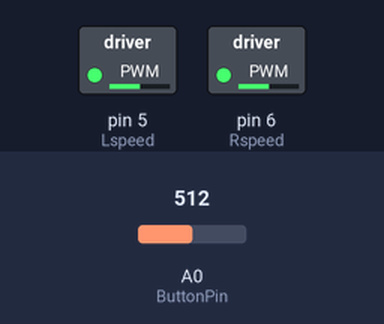
Recording of a sketch running on a simulated Arduino Uno, built with avr-gcc and run on an emulated ATmega328P. On the bench: switched loads named in the sketch (green lamp = pin HIGH). The test bench sets the inputs (shaded band); at power-on: A0 (ButtonPin) = 512.

Above: at 1.8 s.
1.9 s: A0 (ButtonPin) set to 781
6.0 s: A0 (ButtonPin) set to 815
At 7.2 s:
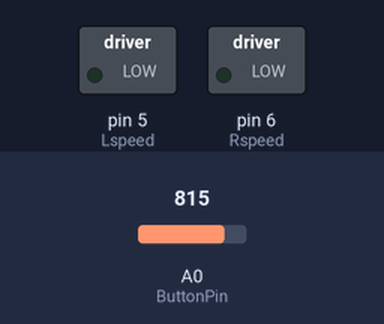
7.5 s: A0 (ButtonPin) set to 790
At 8.3 s:
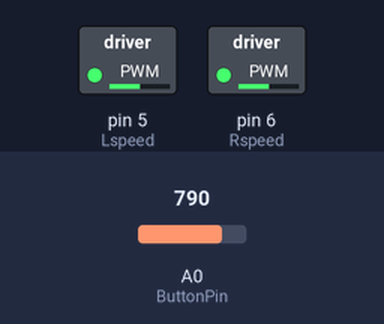
11.6 s: A0 (ButtonPin) set to 810
At 13.3 s:
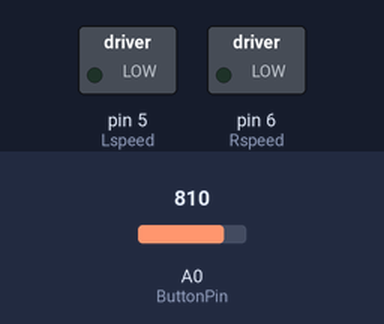
Timing chart, 0 to 14.8 s (numbered marks = the images above; inputs shaded):
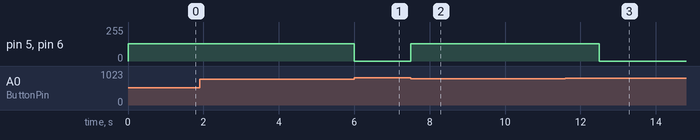

The sketch:

ABLB_Romeo_Test.ino
```cpp
/* ABLB_Romeo_Test
 * ActoBitty Line Bot
 * Initial test with DFRobot Romeo V2
 * http://www.dfrobot.com/wiki/index.php/Romeo_V2-All_in_one_Controller_(R3)_(SKU:DFR0225)
 *
 * line follower array from Sparkfun:
 * https://github.com/sparkfun/Line_Follower_Array
 *
 */


const int ButtonPin = 0;
int buttonVal = 0;

// Romeo standard pins
int Lspeed = 5;    // M1 Speed Control
int Rspeed = 6;    // M2 Speed Control
int Ldir = 4;    // M1 Direction Control
int Rdir = 7;    // M1 Direction Control


void setup() {
  // put your setup code here, to run once:

}

void loop() {
{
  buttonVal = analogRead(ButtonPin);

  if (buttonVal < 30){       // button 1
    halt();
  }
  else if (buttonVal < 175){ // button 2
    fwd(128,128);            // motors fwd 1/2
    delay(1500);             // go for 1.5 seconds
    halt();
  }
  else if (buttonVal < 360){  // button 3
    rev(128,128);
    delay(1500);
    halt();
  }
  else if (buttonVal < 540){  // button 4
    spinR(128,128);
    delay(1000);
    halt();
  }
  else if (buttonVal < 800){  // button 5
    spinL(128,128);
    delay(1000);
    halt();
  }
}

}

void halt(void)               // Stop
{
  digitalWrite(Lspeed,LOW);
  digitalWrite(Rspeed,LOW);
}
void fwd(byte a,byte b)       // Move forward
{
  analogWrite (Lspeed,a);     // PWM Speed Control
  digitalWrite(Ldir,LOW);     // LOW for fwd
  analogWrite (Rspeed,b);
  digitalWrite(Rdir,LOW);
}
void rev(byte a,byte b)       // Reverse
{
  analogWrite (Lspeed,a);
  digitalWrite(Ldir,HIGH);
  analogWrite (Rspeed,b);
  digitalWrite(Rdir,HIGH);
}
void spinR(byte a, byte b)
{
  analogWrite (Lspeed,a);
  digitalWrite(Ldir,LOW);     // L fwd, R rev to spin R (clockwise)
  analogWrite (Rspeed,b);
  digitalWrite(Rdir,HIGH);
}
void spinL(byte a, byte b)
{
  analogWrite (Lspeed,a);
  digitalWrite(Ldir,HIGH);    // R fwd, L rev to spin L (counterclockwise)
  analogWrite (Rspeed,b);
  digitalWrite(Rdir,LOW);
}
```

Measured:
- the behaviour switches between 799 and 800 on A0 (ButtonPin) (found by bisection; images 0 and 1)
- after the input at 6.0 s, pin 5 (Lspeed), pin 6 (Rspeed): 128/255 → 0/255 at once
- after the input at 7.5 s, pin 5 (Lspeed), pin 6 (Rspeed): 0/255 → 128/255 at once
- after the input at 11.6 s, pin 5 (Lspeed), pin 6 (Rspeed): 128/255 → 0/255 after 0.90 s
